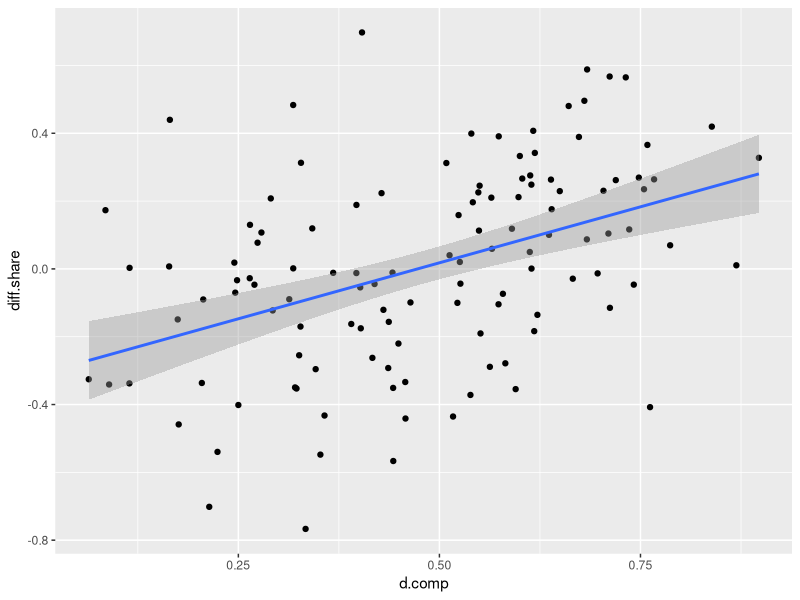

Recreate this plot in R.
setwd("D:\\Dropbox\\My projects\\Courses\\ST_R\\website\\meetings\\m8\\data")

library(ggplot2)

face <- read.csv("face.csv")

face$d.share <- face$d.votes / (face$d.votes + face$r.votes)

face$r.share <- face$r.votes / (face$d.votes + face$r.votes)

face$diff.share <- face$d.share - face$r.share

fit <- lm(diff.share~d.comp, data=face)
fit
summary(fit)

ggplot(face, aes(x=d.comp, y=diff.share))+
  geom_point()+
  geom_smooth(method="lm")

library(haven)
cb <- read_dta("CB_2017_Georgia_17.11.17.dta")

cb$j14[cb$j14 == -3 | cb$j14 == -2 | cb$j14 == -1] <- NA
cb$p4_02[cb$p4_02==-3 ] <- NA
cb$p4_02[cb$p4_02==-2 |cb$p4_02==-1  ] <-3

trubank <- lm(p4_02~j14, data=cb)
summary(trubank)

